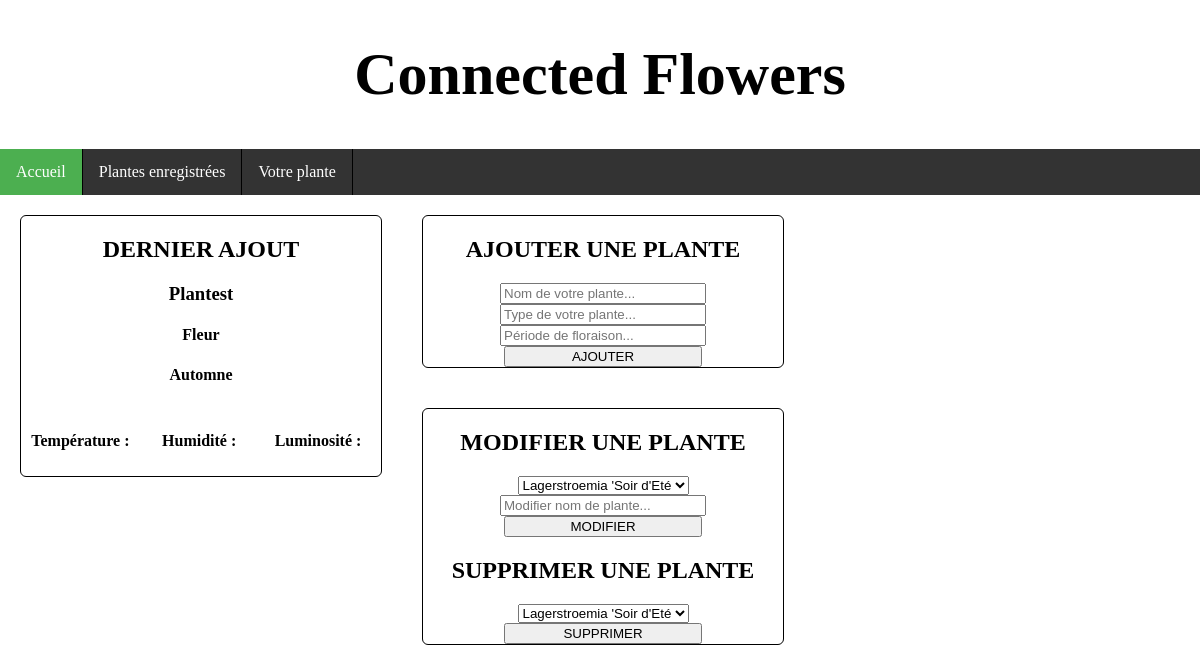
Page /planteco/index.php on the committed database.
### tables this page shows
CREATE TABLE `registeredplants` (
  `ID` int(11) NOT NULL,
  `NAME` varchar(65) NOT NULL,
  `CATEGORY` varchar(65) NOT NULL,
  `DESCRIPTION` text,
  `PHOTOS` varchar(500) DEFAULT NULL,
  `HUMIDITY` int(11) DEFAULT NULL,
  `TEMPERATURE` int(11) DEFAULT NULL,
  `BRIGHTNESS` int(11) DEFAULT NULL,
  `PERIOD` varchar(65) NOT NULL
);

### planteco/index.php (the view, shortened to what this page needs)
<?php
  include_once 'connexion.php';
?>
<!doctype html>
<html lang="fr">
<head>
  <link rel="stylesheet" href="style.css">
</head>
<body>
  <div id="intro">
    <h1>Connected Flowers</h1>
  </div>
  <nav>
    <ul>
      <li><a class="active" href="index.php">Accueil</a></li>
      <li><a href="regplants.php">Plantes enregistrées</a></li>
      <li><a href="rasplants.php">Votre plante</a></li>
    </ul>
  </nav>
  <div class="parameters">
    <?php
  		$last = $connexion->prepare('SELECT * FROM registeredplants ORDER BY ID;');
  		$last->execute();
  		while ($plant = $last->fetch()) {
  			$name = $plant['NAME'];
  			$category = $plant['CATEGORY'];
  			$period = $plant['PERIOD'];
  			$humidity = $plant['HUMIDITY'];
  			$temperature = $plant['TEMPERATURE'];
  			$brightness = $plant['BRIGHTNESS'];
  		}
  	?>
    <h2>Dernier ajout</h2>
    <h3><?= $name ?></h3>
    <h4><?= $category ?></h4>
    <h4><?= $period ?></h4>
    <div class="infos">
      <h5>Température :</h5><?php echo $temperature ?>
    </div>
    <div class="infos">
      <h5>Humidité :</h5><?php echo $humidity ?>
    </div>
    <div class="infos">
      <h5>Luminosité :</h5><?php echo $brightness ?>
    </div>
  </div>
  <div class="parameters">
    <h2>Ajouter une plante</h2>
    <form method="POST">
      <input type="text" name="plantname" placeholder="Nom de votre plante..." required >
      <input type="text" name="plantype" placeholder="Type de votre plante..." required >
      <input type="text" name="plantperiod" placeholder="Période de floraison..." required >
      <input type="submit" value="AJOUTER" name="add" >
    </form>
  </div>
  <div class="parameters">
    <h2>Modifier une plante</h2>
    <form method="POST">
      <select name="plantmodif">
        <?php
          $menu = $connexion->prepare('SELECT NAME FROM registeredplants ORDER BY NAME;');
          $menu->execute();
          $selectedplant = $menu->fetchAll();
          foreach ($selectedplant as $choice) {
            echo '<option>'. $choice['NAME'] .'</option>';
          }
        ?>
      </select>
      <input type="text" name="newname" id="newname" placeholder="Modifier nom de plante...">
      <input type="submit" value="MODIFIER" name="new">
    </form>
    <h2>Supprimer une plante</h2>
    <form method="POST">
      <select name="plantselect" id="plantselect">
        <?php
          $list = $connexion->prepare('SELECT NAME FROM registeredplants ORDER BY NAME;');
          $list->execute();
          $listedplant = $list->fetchAll();
          foreach ($listedplant as $choicep) {
            echo '<option>'. $choicep['NAME'] .'</option>';
          }
        ?>
      </select>
      <input type="submit" value="SUPPRIMER" name="del">
    </form>
  </div>
</body>
</html>

### planteco/style.css (style rules this page uses)
body { left: 0; top: 0; margin-left: auto; margin-right: auto; width: 100%; }
#intro { width: 500px; font-size: 30px; text-align: center; margin-left: auto; margin-right: auto; }
ul { list-style-type: none; margin: 0; padding: 0; overflow: hidden; background-color: #333; }
li { float: left; border-right: 1px solid; }
li a { display: block; color: white; text-align: center; padding: 14px 16px; text-decoration: none; }
.active { background-color: #4CAF50; }
.parameters { width: 30%; float: left; margin: 20px; border: 1px solid; border-radius: 6px; text-align: center; }
.parameters h2 { text-transform: uppercase; }
.infos { text-align: center; float: left; width: 33%; }
.infos h5 { font-size: 16px; }
form { margin-left: auto; margin-right: auto; }
input { width: 55%; }

### rows in the picture
registeredplants: NAME "Plantest", CATEGORY "Fleur", PERIOD "Automne"

### other values in the picture
form field plantmodif "Lagerstroemia 'Soir d'Eté"
form field plantselect "Lagerstroemia 'Soir d'Eté"
